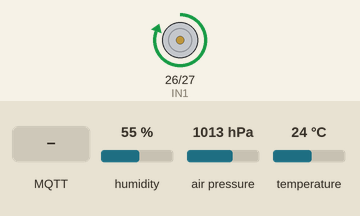
Simulated run of this program. Board: ESP32. Parts: motor-driver pin pairs drawn as motors (green arrow = first pin HIGH = forward, orange = second pin HIGH = backward, longer = more drive, scaled by the enable pin). The inputs (shaded band) are chosen by the test bench; at power-on: humidity 55 %, air pressure 1013 hPa, temperature 24 °C. WiFi joins after 1.5 s; servers stay silent unless stated; no MQTT or app messages arrive unless stated; what the program prints to the serial monitor is not drawn.

Above: at 2.7 s.
2.8 s: MQTT message "OFF" arrives on the first subscribed topic
At 3.1 s:
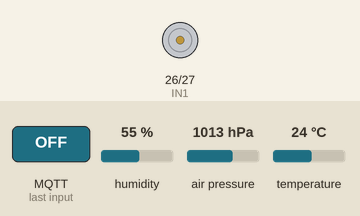
4.3 s: MQTT message "ON" arrives on the first subscribed topic
At 5.5 s:
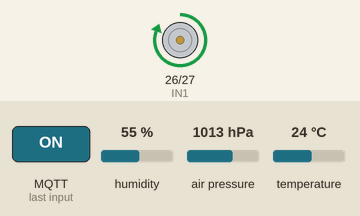
6.5 s: MQTT message "REVERSE" arrives on the second subscribed topic
At 7.2 s:
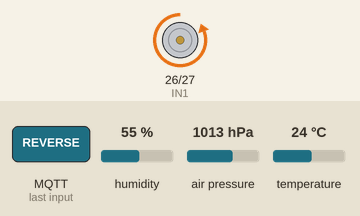
8.0 s: MQTT message "ON" arrives on the third subscribed topic
At 8.3 s:
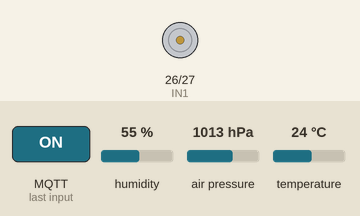
9.5 s: MQTT message "FORWARD" arrives on the second subscribed topic
Timing chart, 0 to 12.0 s (numbered marks = the images above; inputs shaded):
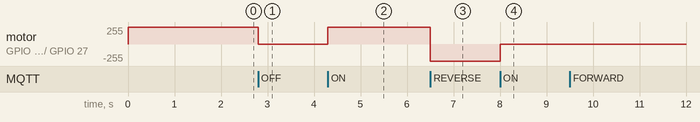

The program:

main.cpp
```cpp
#include <Arduino.h>
#include <WiFi.h>
#include <PubSubClient.h>
#include <Wire.h>
#include <Adafruit_Sensor.h>
#include <Adafruit_BME280.h>

#define ENA 25
#define IN1 26
#define IN2 27

int motorSpeed = 255;

const char* ssid = "CYBER_EXT";
const char* password = "cyberap2025";

const char* mqtt_server = "192.168.1.105";

const char* TOPIC_TEMP      = "home/esp32/sensor/temperature";
const char* TOPIC_HUM       = "home/esp32/sensor/humidity";
const char* TOPIC_PRESS     = "home/esp32/sensor/pressure";

const char* TOPIC_POWER     = "home/esp32/motor/power";
const char* TOPIC_DIRECTION = "home/esp32/motor/direction";
const char* TOPIC_SPEED     = "home/esp32/motor/speed";
const char* TOPIC_EMERGENCY = "home/esp32/motor/emergency";

WiFiClient espClient;
PubSubClient client(espClient);

Adafruit_BME280 bme;

void reconnect()
{
    while (!client.connected())
    {
        Serial.print("Connecting MQTT...");

        if (client.connect(
                "ESP32_Motor",
                nullptr,
                nullptr,
                "home/esp32/status",
                1,
                true,
                "OFFLINE"))
        {
            Serial.println(" Connected");

            // Publish online status
            client.publish("home/esp32/status", "ONLINE", true);

            // Subscribe to motor control topics
            client.subscribe(TOPIC_POWER);
            client.subscribe(TOPIC_DIRECTION);
            client.subscribe(TOPIC_SPEED);
            client.subscribe(TOPIC_EMERGENCY);

            Serial.println("Subscribed to all motor topics");
        }
        else
        {
            Serial.print(" Failed: ");
            Serial.println(client.state());
            delay(2000);
        }
    }
}


String motorDirection = "FORWARD";
bool motorState = true;


void callback(char* topic, byte* payload, unsigned int length)
{
    String message = "";

    for (int i = 0; i < length; i++)
    {
        message += (char)payload[i];
    }

    Serial.print("Topic: ");
    Serial.println(topic);

    Serial.print("Message: ");
    Serial.println(message);

    if (String(topic) == TOPIC_POWER)
    {
        if (message == "ON")
            motorState = true;
        else if (message == "OFF")
            motorState = false;
    }

    else if (String(topic) == TOPIC_DIRECTION)
    {
        if (message == "FORWARD")
            motorDirection = "FORWARD";
        else if (message == "REVERSE")
            motorDirection = "REVERSE";

        Serial.print("Direction = ");
        Serial.println(motorDirection);
    }

    else if (String(topic) == TOPIC_SPEED)
    {
        motorSpeed = constrain(message.toInt(), 0, 100);
        motorSpeed = map(motorSpeed, 0, 100, 0, 255);

        Serial.print("Speed = ");
        Serial.println(map(motorSpeed, 0, 255, 0, 100));
    }
    else if (String(topic) == TOPIC_EMERGENCY)
{
    if (message == "STOP")
    {
        motorState = false;

        Serial.println("***** EMERGENCY STOP *****");
    }
}
}

void setup()
{
    Serial.begin(115200);

    Wire.begin();

    if (!bme.begin(0x76))
    {
        Serial.println("BME280 not found!");
        while (1);
    }

    Serial.println("BME280 Ready");

    pinMode(ENA, OUTPUT);
    pinMode(IN1, OUTPUT);
    pinMode(IN2, OUTPUT);

    ledcSetup(0, 5000, 8);
    ledcAttachPin(ENA, 0);

    ledcWrite(0, motorSpeed);

    digitalWrite(IN1, HIGH);
    digitalWrite(IN2, LOW);

    Serial.print("Connecting WiFi");

    WiFi.begin(ssid, password);

    while (WiFi.status() != WL_CONNECTED)
    {
        delay(500);
        Serial.print(".");
    }

    Serial.println();
    Serial.println("WiFi Connected");
    Serial.print("IP Address: ");
    Serial.println(WiFi.localIP());

    client.setServer(mqtt_server, 1883);
    client.setCallback(callback);
}

void loop()
{
    if (!client.connected())
    {
        reconnect();
    }

    client.loop();

    static unsigned long lastPublish = 0;

    if (millis() - lastPublish >= 5000)
    {
        lastPublish = millis();

        float temperature = bme.readTemperature();
        float humidity = bme.readHumidity();
        float pressure = bme.readPressure() / 100.0;

        // Publish sensor data
        bool t = client.publish(TOPIC_TEMP, String(temperature, 1).c_str(), true);
bool h = client.publish(TOPIC_HUM, String(humidity, 1).c_str(), true);
bool p = client.publish(TOPIC_PRESS, String(pressure, 1).c_str(), true);

Serial.print("Temp publish = ");
Serial.println(t);

Serial.print("Hum publish = ");
Serial.println(h);

Serial.print("Press publish = ");
Serial.println(p);
        // Publish actual motor status
        client.publish(
            "home/esp32/status/power",
            motorState ? "ON" : "OFF",
            true);

        client.publish(
            "home/esp32/status/direction",
            motorDirection.c_str(),
            true);

        client.publish(
            "home/esp32/status/speed",
            String(map(motorSpeed, 0, 255, 0, 100)).c_str(),
            true);
            client.publish("home/esp32/status/speed","0",  true
);

        Serial.println("Sensor Data Published");

        Serial.print("Temperature: ");
        Serial.println(temperature);

        Serial.print("Humidity: ");
        Serial.println(humidity);

        Serial.print("Pressure: ");
        Serial.println(pressure);

        Serial.println("----------------------");
    }

    if (motorState)
    {
        ledcWrite(0, motorSpeed);

        if (motorDirection == "FORWARD")
        {
            digitalWrite(IN1, HIGH);
            digitalWrite(IN2, LOW);
        }
        else
        {
            digitalWrite(IN1, LOW);
            digitalWrite(IN2, HIGH);
        }
    }
    else
    {
        ledcWrite(0, 0);
        digitalWrite(IN1, LOW);
        digitalWrite(IN2, LOW);
    }
}
```

Measured:
- after the input at 2.8 s, motor on GPIO 26 (IN1) / GPIO 27 (IN2): forward 255/255 → stopped at once
- after the input at 4.3 s, motor on GPIO 26 (IN1) / GPIO 27 (IN2): stopped → forward 255/255 at once
- after the input at 6.5 s, motor on GPIO 26 (IN1) / GPIO 27 (IN2): forward 255/255 → backward 255/255 at once
- after the input at 8.0 s, motor on GPIO 26 (IN1) / GPIO 27 (IN2): backward 255/255 → stopped at once
